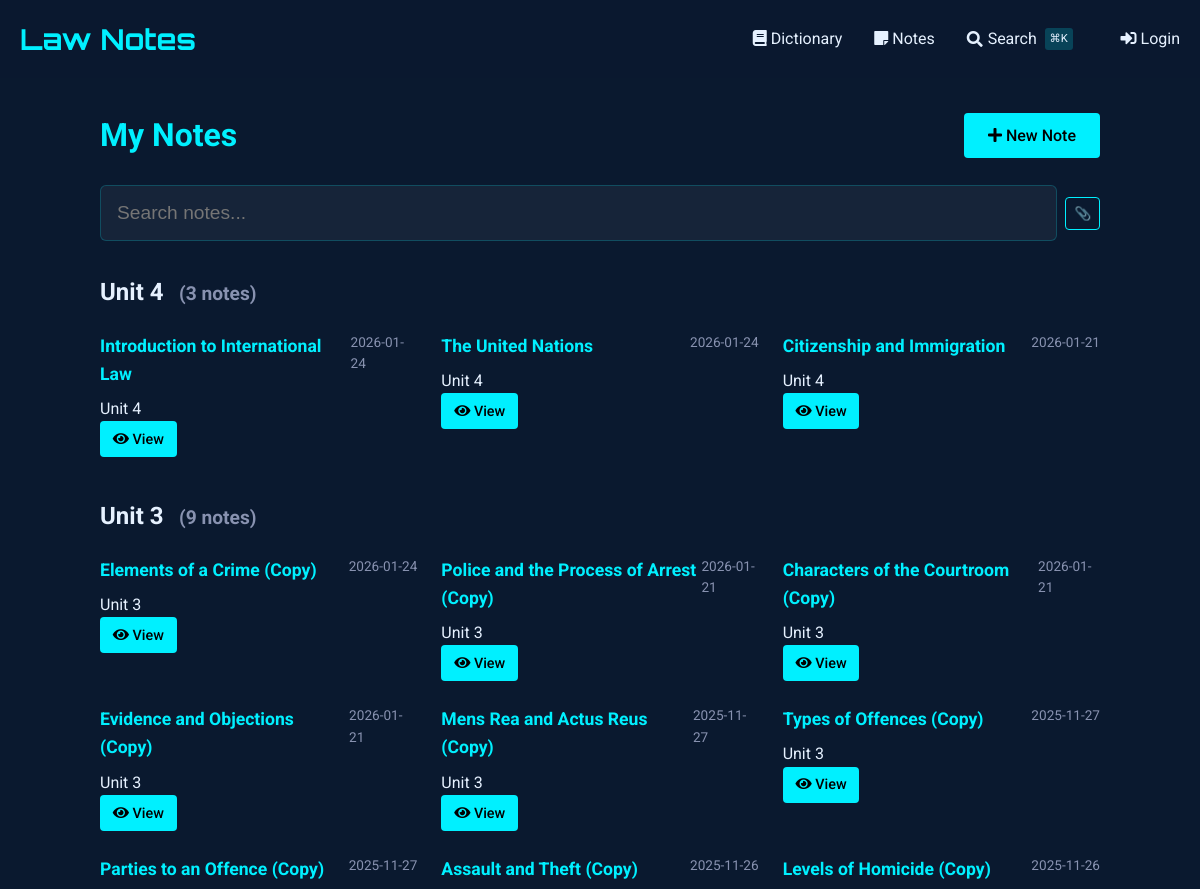
/notes (upper part), run on an earlier commit of the app's database.
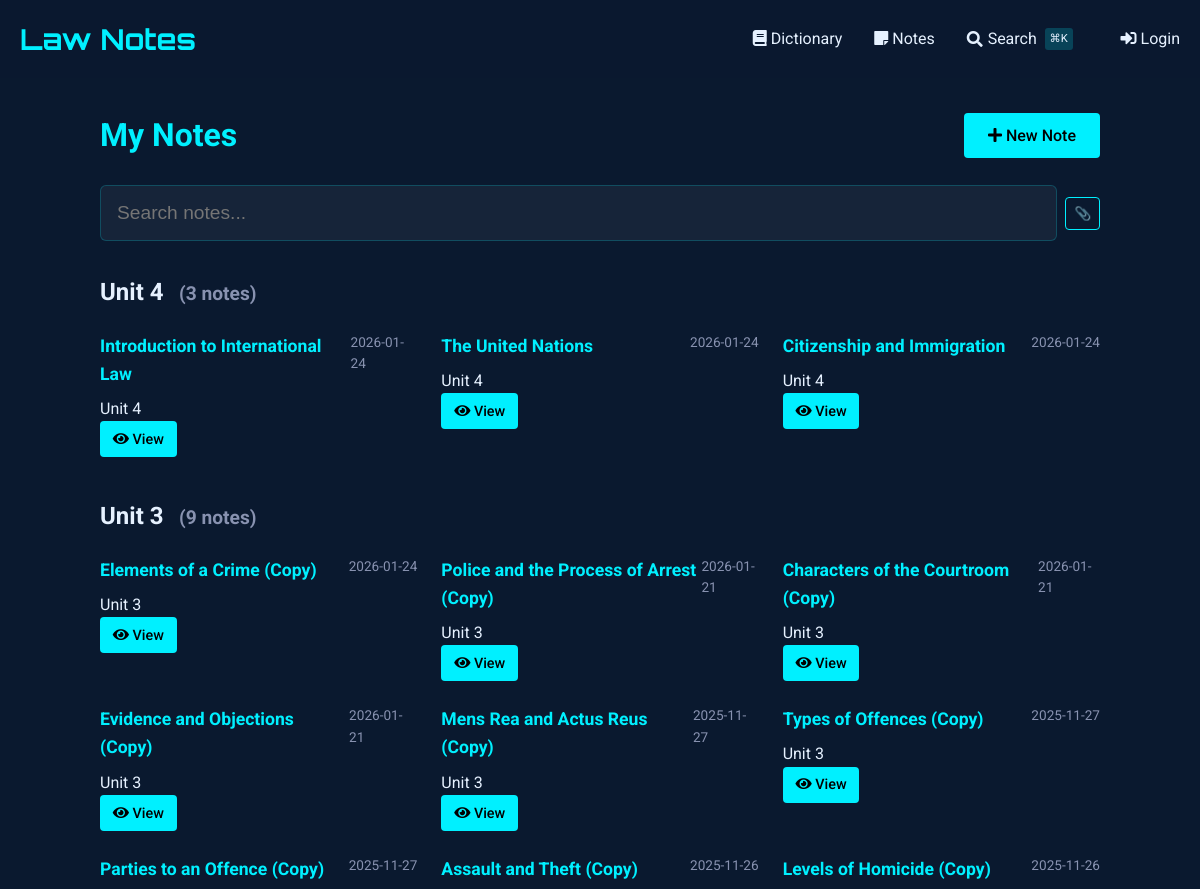
And on a later commit of the database.
### tables this page shows
CREATE TABLE notes (
    id INTEGER PRIMARY KEY AUTOINCREMENT,
    title TEXT NOT NULL,                -- short title for the note
    content TEXT NOT NULL,              -- the full note text
    unit_number INTEGER,                -- optional: to group with course units
    tags TEXT,                          -- comma-separated or JSON for filtering/search
    related_entries TEXT,               -- store glossary ids (e.g., "1,4,5") for cross-linking
    created_at TIMESTAMP DEFAULT CURRENT_TIMESTAMP,
    last_updated TIMESTAMP DEFAULT CURRENT_TIMESTAMP,
    views INTEGER DEFAULT 0,            -- track popularity
    is_favorite BOOLEAN DEFAULT 0,      -- quick flag for starred notes
    comments TEXT                       -- optional: your own thoughts or annotations
, has_worksheet BOOLEAN DEFAULT 0);

### notes_routes.py (the view)
@notes_bp.route('')
def index():
    db = SQL("sqlite:///notes.db")
    notes = db.execute("""
        SELECT id, title, unit_number,
               strftime('%Y-%m-%d', created_at) as created_date,
               strftime('%Y-%m-%d', last_updated) as last_updated,
               is_favorite, has_worksheet
        FROM notes
        ORDER BY
            CASE WHEN unit_number = '' OR unit_number IS NULL THEN 1 ELSE 0 END,
            CAST(unit_number AS INTEGER) DESC,
            last_updated DESC
    """)
    notes_by_unit = {}
    for note in notes:
        unit = note.get('unit_number', 'Ungrouped')
        if unit not in notes_by_unit:
            notes_by_unit[unit] = []
        notes_by_unit[unit].append(note)
    return render_template('notes/index.html',
                         notes_by_unit=notes_by_unit)

### sql.py (called while the page is built)
def _enable_logging(f):
    import logging
    import functools
    import os
    @functools.wraps(f)
    def decorator(*args, **kwargs):
        try:
            import flask
        except ModuleNotFoundError:
            return f(*args, **kwargs)
        disabled = logging.getLogger("cs50").disabled
        if flask.current_app and os.getenv("FLASK_ENV") == "development":
            logging.getLogger("cs50").disabled = False
        try:
            return f(*args, **kwargs)
        finally:
            logging.getLogger("cs50").disabled = disabled
    return decorator

    def __del__(self):
        self._disconnect()

    def _disconnect(self):
        if hasattr(_data, self._name()):
            getattr(_data, self._name()).close()
            delattr(_data, self._name())

    def _name(self):
        return str(hash(self))

        def connect(dbapi_connection, connection_record):
            try:
                if isinstance(
                    dbapi_connection, sqlite3.Connection
                ):  # If back end is sqlite
                    cursor = dbapi_connection.cursor()
                    cursor.execute("PRAGMA foreign_keys=ON")
                    cursor.close()
            except:
                pass

### templates/notes/index.html (shortened to what this page needs)
{% extends "notes/base.html" %}
{% block content %}
<div class="container" style="max-width: 1000px; margin: 0 auto;">
    <div style="display: flex; justify-content: space-between; align-items: center; margin-bottom: 1.5rem;">
        <h1 style="color: var(--primary); margin: 0;">
            My Notes
        </h1>
        <a href="{{ url_for('notes.add_note') }}" class="btn" style="background: var(--primary); color: #000; text-decoration: none; white-space: nowrap;">
            <i class="fas fa-plus"></i> New Note
        </a>
    </div>
    <div class="search-container">
        <input type="text" id="noteSearch" class="search-input" placeholder="Search notes..." autocomplete="off" style="padding-left: 1rem;">
    </div>
    <div id="notesContainer">
        {% if notes_by_unit %}
            {% for unit, notes in notes_by_unit.items() %}
                <div class="unit-section" data-unit="{{ unit or 'general' }}">
                    <h2 class="unit-header">
                        {% if unit %}
                            Unit {{ unit }}
                        {% else %}
                            General Notes
                        {% endif %}
                        <small class="unit-count" style="font-size: 0.8em; color: #8892b0; margin-left: 0.5em;">
                        </small>
                    </h2>
                    <div class="notes-grid" style="display: grid; grid-template-columns: repeat(auto-fill, minmax(300px, 1fr)); gap: 1.5rem;" data-unit="{{ unit or 'general' }}">
                        {% for note in notes %}
                            <div class="note-card"
                                 data-id="{{ note.id }}"
                                 data-title="{{ note.title|lower }}"
                                 data-content="{{ note.content|lower }}"
                                 data-unit="{{ note.unit_number or 'general' }}"
                                 data-tags="{{ note.tags|default('', true)|lower }}"
                                 data-has-worksheet="{{ 'true' if note.has_worksheet else 'false' }}"
                                 data-date="{{ (note.last_updated or note.created_date)|lower }}"
                                 data-favorite="{{ 'favorite' if note.is_favorite else '' }}">
                                <div style="display: flex; justify-content: space-between; align-items: flex-start;">
                                    <h3 style="margin: 0 0 0.5rem 0; font-size: 1.1rem; color: var(--primary);">
                                        {{ note.title }}
                                    </h3>
                                    <span class="note-date" style="color: #8892b0; font-size: 0.85rem;">
                                        {{ note.last_updated or note.created_date }}
                                    </span>
                                </div>
                                <div class="note-meta">
                                    {% if note.unit_number %}
                                        <span>Unit {{ note.unit_number }}</span>
                                    {% else %}
                                        <span>No unit</span>
                                    {% endif %}
                                </div>
                                <div class="note-actions">
                                    <a href="{{ url_for('notes.view_note', note_id=note.id) }}" class="btn" style="padding: 0.4rem 0.8rem; font-size: 0.9rem;">
                                        <i class="fas fa-eye"></i> View
                                    </a>
                                </div>
                            </div>
                        {% endfor %}
                    </div>
                </div>
            {% endfor %}
        {% endif %}
    </div>
</div>
{% endblock %}

### templates/notes/base.html (shortened to what this page needs)
{% extends "dictionary/base.html" %}

### templates/dictionary/base.html (shortened to what this page needs)
<!DOCTYPE html>
<html lang="en">
<head>
    <link href="https://cdnjs.cloudflare.com/ajax/libs/font-awesome/5.15.4/css/all.min.css" rel="stylesheet">
</head>
<body>
    <header>
        <div class="container">
            <div class="header-content">
                <a href="{{ url_for('dictionary.index') }}" class="logo">Law Notes</a>
                <nav class="nav-links">
                    <a href="{{ url_for('dictionary.index') }}" class="nav-link">
                        <i class="fas fa-book"></i> Dictionary
                    </a>
                    <a href="{{ url_for('notes.index') }}" class="nav-link">
                        <i class="fas fa-sticky-note"></i> Notes
                    </a>
                    <a href="{{ url_for('search') }}" class="nav-link" style="display: flex; align-items: center; gap: 0.3rem;">
                        <i class="fas fa-search"></i>
                        <span>Search</span>
                        <span style="font-size: 0.7rem; background: rgba(0, 240, 255, 0.2); padding: 0.1rem 0.3rem; border-radius: 3px; margin-left: 0.2rem;">⌘K</span>
                    </a>
                    {% if session.get("name") %}
                    <a href="{{ url_for('dictionary.add_entry') }}" class="nav-link" style="margin-left: 1rem;">
                        <i class="fas fa-plus"></i> Add Entry
                    </a>
                    <a href="/auth/logout" class="nav-link">
                        <i class="fas fa-sign-out-alt"></i> Logout
                    </a>
                    {% else %}
                    <a href="/auth/login" class="nav-link" style="margin-left: 1rem;">
                        <i class="fas fa-sign-in-alt"></i> Login
                    </a>
                    {% endif %}
                </nav>
            </div>
        </div>
    </header>
    <main class="container" style="padding: 2rem 0;">
        {% block content %}{% endblock %}
    </main>
</body>
</html>

### templates/dictionary/base.html (style rules this page uses)
:root { --primary: #00f0ff; --bg-dark: #0a192f; --text: #e6f1ff; --success: #2ecc71; --error: #e74c3c; }
body { font-family: 'Roboto', sans-serif; background-color: var(--bg-dark); color: var(--text); line-height: 1.6; margin: 0; padding: 0; }
.container { max-width: 1200px; margin: 0 auto; padding: 0 20px; }
header { background: rgba(10, 25, 47, 0.9); padding: 1rem 0; }
.header-content { display: flex; justify-content: space-between; align-items: center; }
.logo { font-family: 'Orbitron', sans-serif; font-size: 1.8rem; color: var(--primary); text-decoration: none; font-weight: 700; }
.nav-links { display: flex; gap: 2rem; }
.nav-link { color: var(--text); text-decoration: none; transition: color 0.3s; }
.btn { display: inline-block; padding: 0.6rem 1.5rem; background: var(--primary); color: #000; border: none; border-radius: 4px; cursor: pointer; text-decoration: none; font-weight: 500; transition: all 0.3s; }

### templates/notes/index.html (style rules this page uses)
.search-container { margin-bottom: 2rem; position: relative; }
.search-input { width: 100%; padding: 0.8rem 1rem; padding-left: 2.5rem; font-size: 1rem; background: rgba(10, 25, 47, 0.7); border: 1px solid rgba(0, 240, 255, 0.3); border-radius: 4px; color: #e6f1ff; transition: all 0.3s ease; }
.unit-section { margin-bottom: 2.5rem; }

### templates/partials/spotlight_search.html (style rules this page uses)
.search-input { width: 100%; padding: 1rem 1rem 1rem 3rem; font-size: 1.2rem; background: rgba(255, 255, 255, 0.05); border: 1px solid rgba(0, 240, 255, 0.2); border-radius: 6px; color: #e6f1ff; transition: all 0.3s ease; }

What changed in the data, as far as the page shows it:
changed notes "Citizenship and Immigration": last_updated "2026-01-21" → "2026-01-24"
